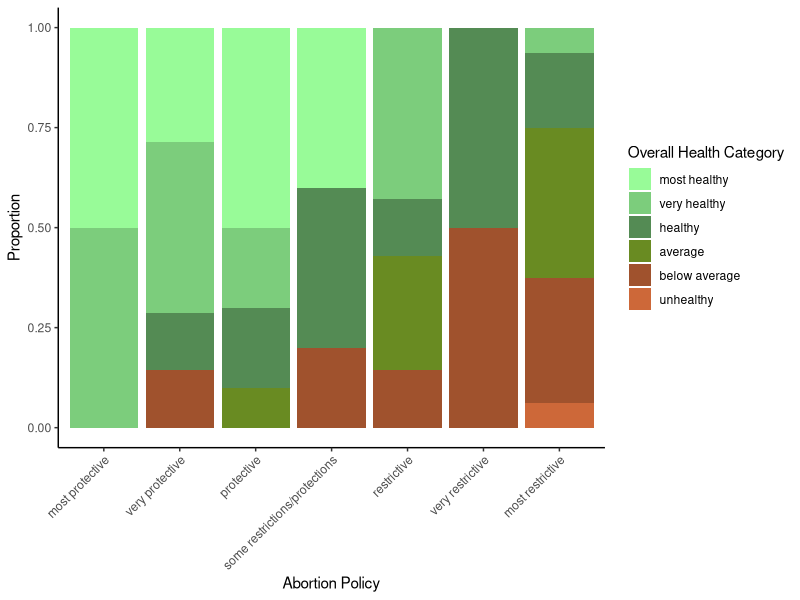
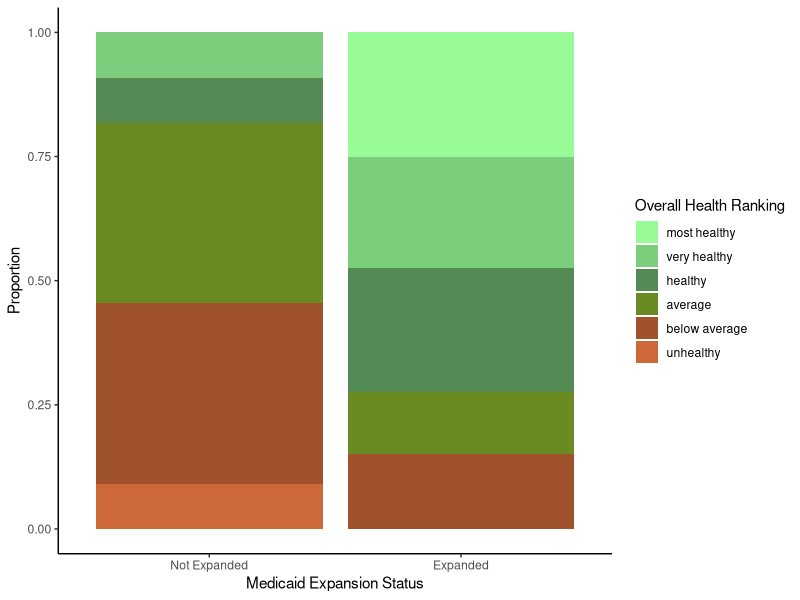

These charts were generated, in order, by the following R code:
## ---- chunk 1
library(tidyverse)
library(readr)
df <- read_csv("../data/clean_data/merged_data.csv", show_col_types = FALSE)

# Filter out rows with missing values in critical columns
df <- df %>% 
  filter(!is.na(overall_health_ranking) & 
         !is.na(coverage_access_and_affordability) &
         !is.na(health_care_quality_and_prevention) &
         !is.na(health_outcomes) &
         !is.na(medicaid_expansion_status) &
         !is.na(state_requires_coverage_of_prescription_contraception))
#head(df)
## ---- chunk 2

# Reorder the levels of abortion policies
df$abortion_policies <- factor(df$abortion_policies, 
                              levels = c("most protective", "very protective", 
                                         "protective", "some restrictions/protections", 
                                         "restrictive", "very restrictive", "most restrictive"))

# Bin overall_health_ranking into categories
df$overall_health_category <- cut(df$overall_health_ranking,
                                  breaks = c(-Inf, 10, 20, 30, 40, 50, Inf),
                                  labels = c("most healthy", "very healthy", 
                                             "healthy", "average", 
                                             "below average", "unhealthy"))

# Stacked bar plot by abortion policy
ggplot(df, aes(x = abortion_policies, fill = overall_health_category)) +
  geom_bar(position = "fill") +
  labs(x = "Abortion Policy", 
       y = "Proportion", 
       fill = "Overall Health Category") +
  scale_fill_manual(values = c("palegreen", "palegreen3", "palegreen4",  
                                "olivedrab4", "sienna", "sienna3", "red")) + 
  theme_classic() +
  theme(axis.text.x = element_text(angle = 45, hjust = 1)) 

## ---- chunk 3
# Create a variable combining states based on Medicaid expansion status
df$medicaid_expansion <- factor(df$medicaid_expansion_status, levels = c("0", "1"))

# Stacked bar plot
ggplot(df, aes(x = medicaid_expansion, fill = overall_health_category)) +
  geom_bar(position = "fill") +
  labs(x = "Medicaid Expansion Status", 
       y = "Proportion", 
       fill = "Overall Health Ranking") +
  scale_x_discrete(labels = c("0" = "Not Expanded", "1" = "Expanded")) +
  scale_fill_manual(values = c("palegreen", "palegreen3", "palegreen4",  
                                "olivedrab4", "sienna", "sienna3", "red")) + # 
  theme_classic()
